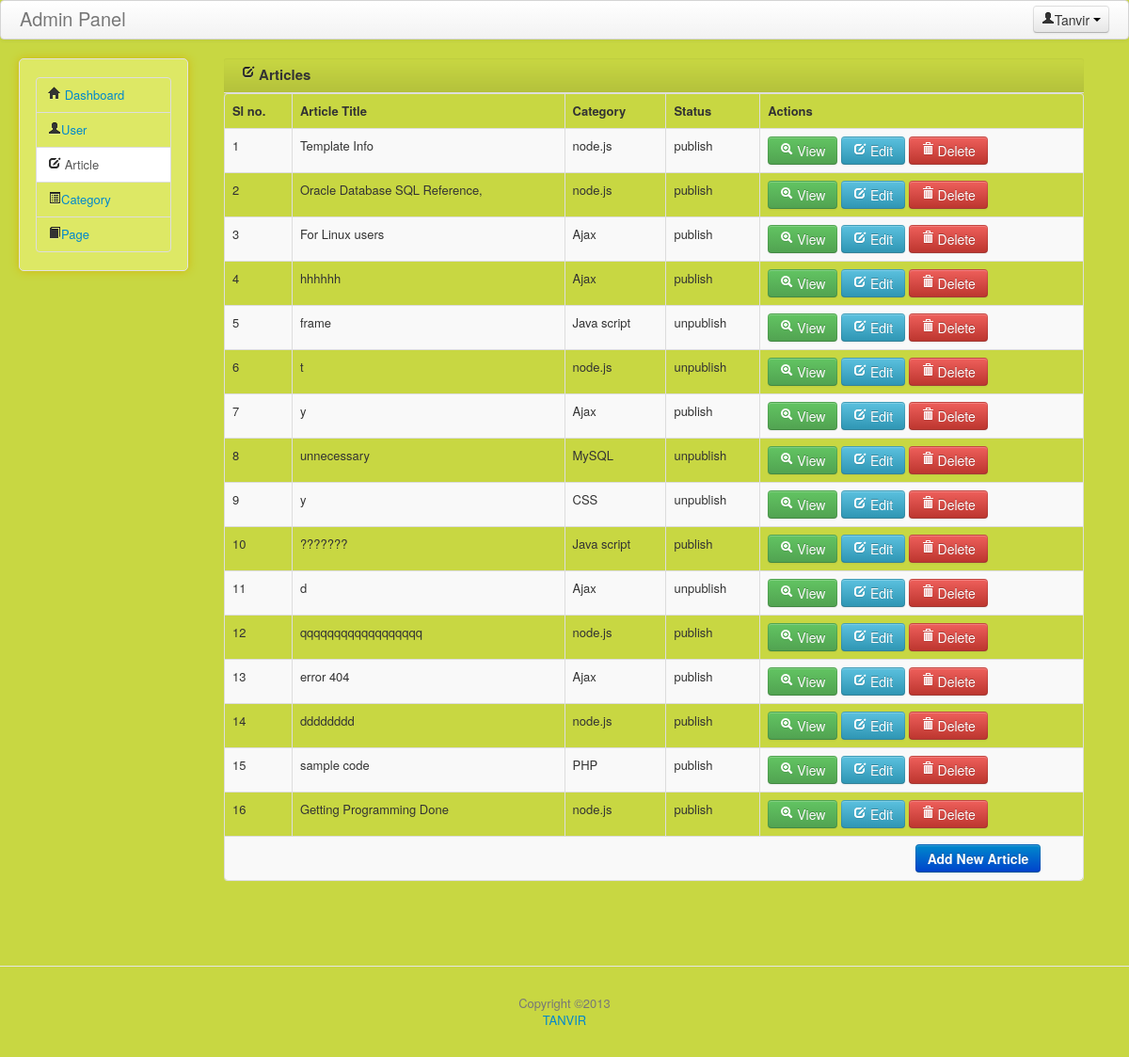
/admin/home.php?resource_id=article (signed in), run on the app's committed database.
### tables this page shows
CREATE TABLE IF NOT EXISTS `article` (
  `art_id` int(11) NOT NULL AUTO_INCREMENT,
  `cat_id` int(11) NOT NULL,
  `art_title` varchar(100) NOT NULL,
  `art_content` text NOT NULL,
  `art_status` enum('publish','unpublish') NOT NULL,
  PRIMARY KEY (`art_id`)
);

CREATE TABLE IF NOT EXISTS `category` (
  `cat_id` int(11) NOT NULL AUTO_INCREMENT,
  `cat_name` varchar(50) NOT NULL,
  `cat_status` enum('publish','unpublish') NOT NULL,
  PRIMARY KEY (`cat_id`)
);

### admin/class.php (called while the page is built, shortened)
<?php
class Admin{
	public $conn;
	public function __construct(){
		$this->conn=mysqli_connect("localhost","root","","highway");
	}
	public function showArticles(){
	$query=mysqli_query($this->conn,"SELECT * FROM article") or die(mysqli_error($this->conn));
	return mysqli_fetch_all($query,MYSQLI_ASSOC);
	}
	public function showCatNamebyId($cat_id){
	 $query=mysqli_query($this->conn,"SELECT cat_name FROM category WHERE cat_id='$cat_id' ")or die(mysqli_error($this->conn));
	 return mysqli_fetch_assoc($query);
	}
	}
	$admin=new Admin;
	?>

### admin/content.php (the view, shortened to what this page needs)
<div id="content" class="span10">
				<?php
					if(@$_REQUEST['resource_id']=='article'){
						?>
                      <div class="box span12">
					<div class="box-header well" data-original-title>
						<h2><i class="icon-edit"></i> Articles</h2>
					</div>
					<div class="box-content">
						<table class="table table-striped table-bordered bootstrap-datatable datatable">
						  <thead>
							  <tr>
								  <th>Sl no.</th>
								  <th>Article Title</th>
								  <th>Category</th>
								  <th>Status</th>
								  <th>Actions</th>
							  </tr>
						  </thead>
						  <tbody>
                          <?php
						  $j=1;
						  $articles=$admin->showArticles();
						  foreach($articles as $article){
							  extract($article);
						  ?>
							<tr>
								<td><?php echo $j++; ?></td>
								<td class="center"><?php echo $art_title; ?></td>
								<td class="center">
                                <?php
								$cat_name=$admin->showCatNamebyId($cat_id);
								?>
                                <?php echo $cat_name['cat_name']; ?>
                                </td>
                               <td class="center"><?php echo $art_status; ?></td>
								<td class="center">
									<a class="btn btn-success" href="http://localhost//logical-coding/index.php?art_id=<?php echo $art_id;?>" target="_blank">
										<i class="icon-zoom-in icon-white"></i>
										View
									</a>
									<a class="btn btn-info" href="edit.php?article_id=<?php echo $art_id; ?>&resource_id=article">
										<i class="icon-edit icon-white"></i>
										Edit
									</a>
									<a class="btn btn-danger" href="home.php?del_id=<?php echo $art_id; ?>&resource_id=article">
										<i class="icon-trash icon-white"></i>
										Delete
									</a>
								</td>
							</tr>
                        <?php
						  }
						  ?>
                           <tr>
								  <th colspan="5" style="text-align:right; padding-right:45px;"><a href="add.php" class="btn btn-primary">Add New Article</a></th>
							  </tr>
						  </tbody>
					  </table>
					</div>
</div>
				<?php
				}
				?>
				</div>

### admin/tanvir.css (style rules this page uses)
.box-header { border:none; padding-top:5px; border-bottom: 1px solid #DEDEDE; border-radius:3px 3px 0 0; -webkit-border-radius:3px 3px 0 0; -moz-border-radius:3px 3px 0 0; height:12px; min-height:12px; margin-bottom: 0; cursor:move; font-weight:bold; font-size:16px; background: -moz-linear-gradient(top, rgba(255,255,255,0) 0%, rgba(0,0,0,0.1) 100%); background: -webkit-gradient(linear, left top, left bottom, color-stop(0%,rgba(255,255,255,0)), color-stop(100%,rgba(0,0,0,0.1))); background: -webkit-linear-gradient(top, rgba(255,255,255,0) 0%,rgba(0,0,0,0.1) 100%); background: -o-linear-gradient(top, rgba(255,255,255,0) 0%,rgba(0,0,0,0.1) 100%); background: -ms-linear-gradient(top, rgba(255,255,255,0) 0%,rgba(0,0,0,0.1) 100%); background: linear-gradient(to bottom, rgba(255,255,255,0) 0%,rgba(0,0,0,0.1) 100%); filter: progid:DXImageTransform.Microsoft.gradient( startColorstr='#00ffffff', endColorstr='#1a000000',GradientType=0 ); }
.box-header h2 { font-size:15px; width:auto; clear:none; float:left; line-height:25px; }
h1, h2, h3, h4, h5, h6 { margin: 0; font-family: inherit; font-weight: bold; color: inherit; text-rendering: optimizelegibility; }
.box-content { padding:-12px; }
body,div,dl,dt,dd,ul,ol,li,h1,h2,h3,h4,h5,h6,pre,form,fieldset,input,textarea,p,blockquote,th,td { margin:0; padding:0; }

### data on the page
article: art_title "Template Info", cat.cat_name "node.js", art_status "publish"
article: art_title "Oracle Database SQL Reference,", cat.cat_name "node.js", art_status "publish"
article: art_title "For Linux users", cat.cat_name "Ajax", art_status "publish"
article: art_title "hhhhhh", cat.cat_name "Ajax", art_status "publish"
article: art_title "frame", cat.cat_name "Java script", art_status "unpublish"
article: art_title "t", cat.cat_name "node.js", art_status "unpublish"
article: art_title "y", cat.cat_name "Ajax", art_status "publish"
article: art_title "unnecessary", cat.cat_name "MySQL", art_status "unpublish"
article: art_title "y", cat.cat_name "CSS", art_status "unpublish"
article: art_title "???????", cat.cat_name "Java script", art_status "publish"
article: art_title "d", cat.cat_name "Ajax", art_status "unpublish"
article: art_title "qqqqqqqqqqqqqqqqqq", cat.cat_name "node.js", art_status "publish"
article: art_title "error 404", cat.cat_name "Ajax", art_status "publish"
article: art_title "dddddddd", cat.cat_name "node.js", art_status "publish"
article: art_title "sample code", cat.cat_name "PHP", art_status "publish"
article: art_title "Getting Programming Done", cat.cat_name "node.js", art_status "publish"

### other printed values
$_SESSION['uname'] "Tanvir"
